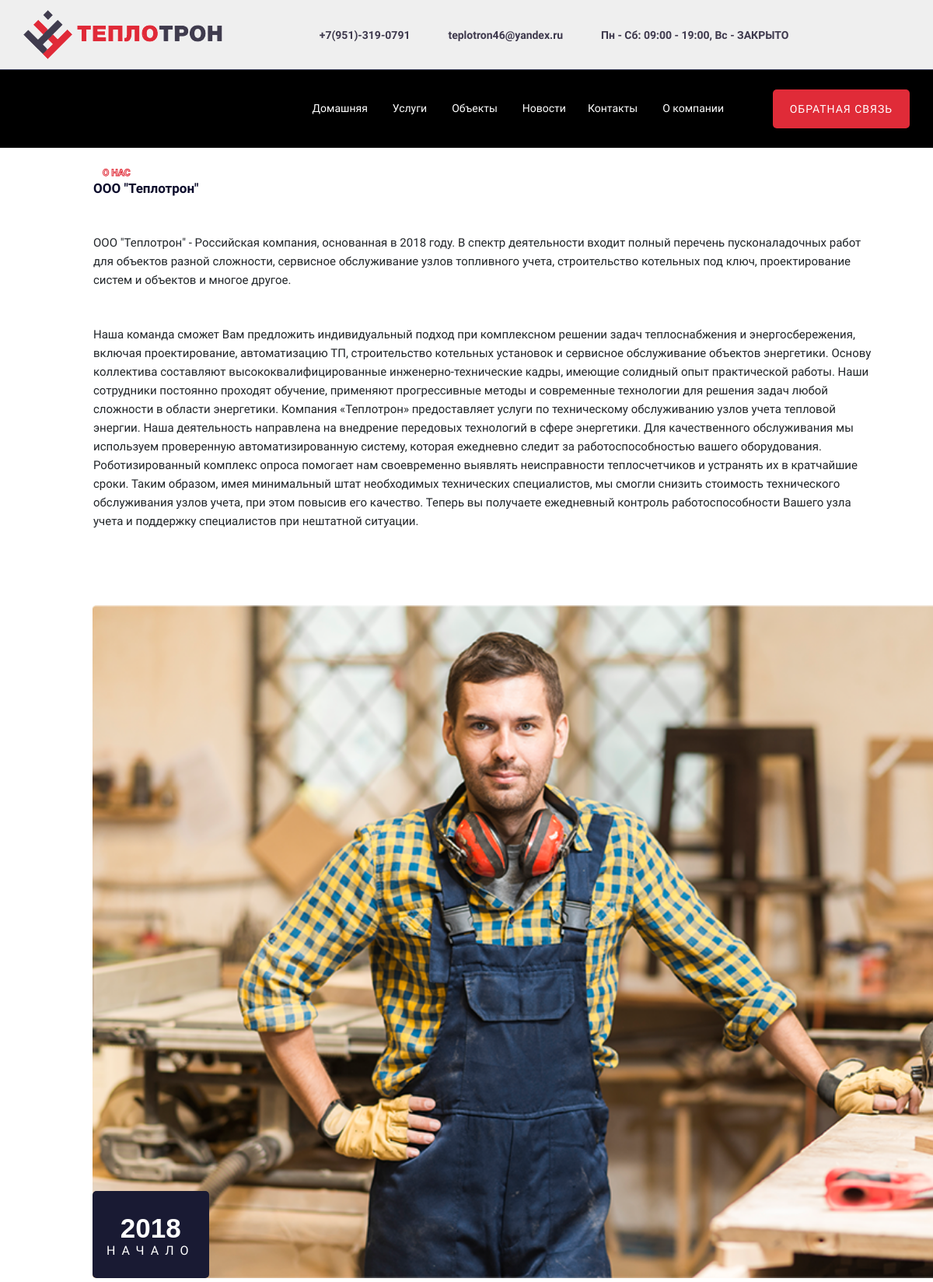
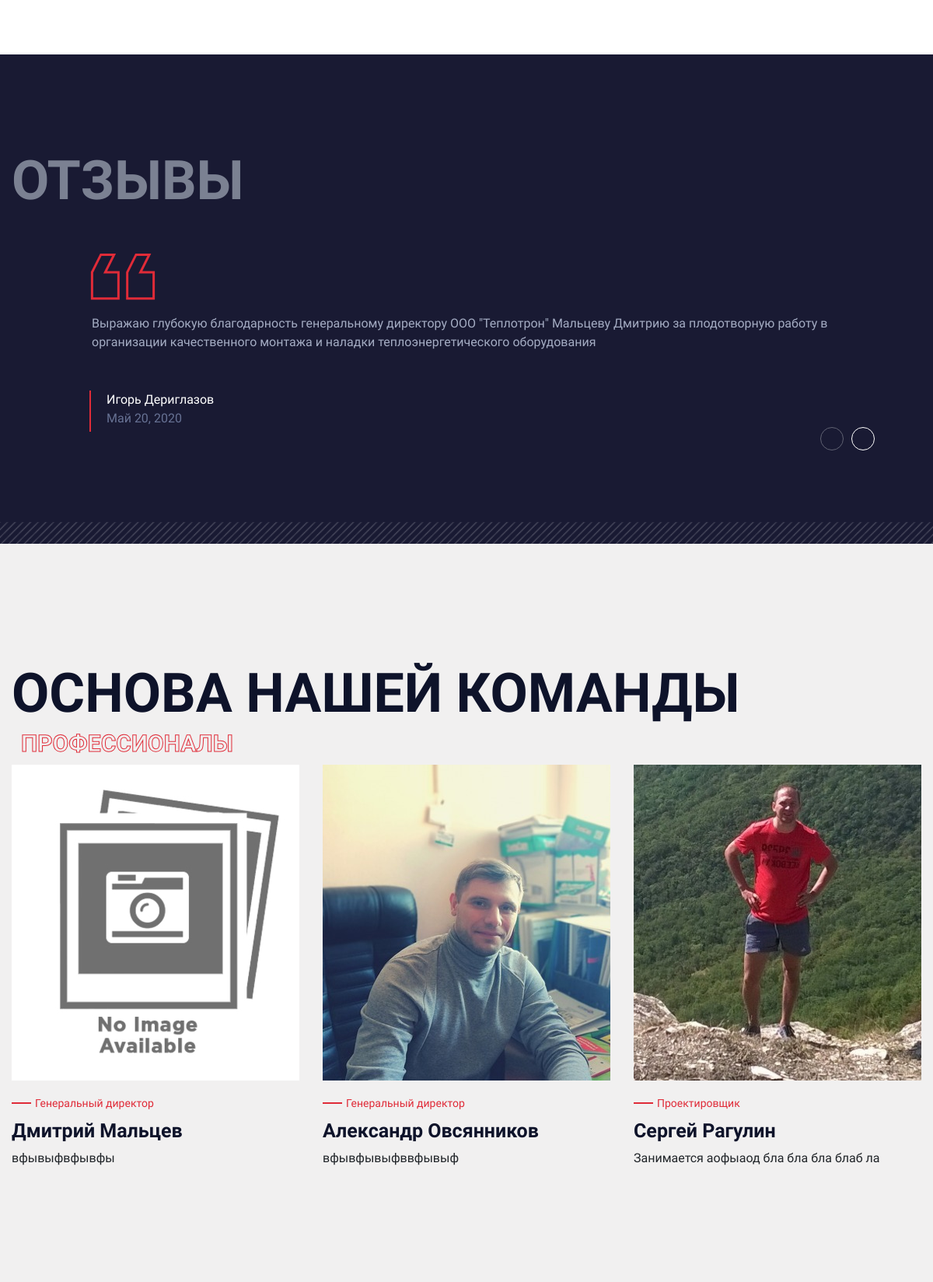
The app's page /about_us/ (upper part) with its own data (2 pictures, top to bottom).
### about_us/models.py (models this page shows, shortened)
class AboutUs(models.Model):
    name = models.CharField(blank=True, null=True, default=None, max_length=200, verbose_name='Название компании')
    tittle = models.TextField(max_length=512, blank=True, verbose_name='Заголовок "О компании"')
    image = models.ImageField(upload_to='about_us/%Y/%m/%d', blank=True, verbose_name='Фото')
    description = models.TextField(max_length=2056, blank=True, verbose_name='Описание компании')
    address = models.CharField(max_length=1024, blank=True, null=True, verbose_name='Адрес')
    email = models.EmailField(max_length=128, blank=True, null=True, default=None, verbose_name='Емейл')
    phone = models.CharField(max_length=128, blank=True, null=True, default=None, verbose_name='Номер тел.')
    schedule_start = models.TimeField(blank=True, null=True, verbose_name='Н. раб. дня (Пн - Пт)')
    schedule_end = models.TimeField(blank=True, null=True, verbose_name='К. раб. дня (Пн - Пт)')
    available = models.BooleanField(default=True, verbose_name='Актуальность')
    created = models.DateField(blank=True, null=True, default=timezone.now, verbose_name='Дата создания записи')
    updated = models.DateField(blank=True, null=True, default=timezone.now, verbose_name='Дата ред-ия записи')
    class Meta:
        ordering = ['created']
        verbose_name = 'О компании'
        verbose_name_plural = 'О компании'

### reviews/models.py (models this page shows, shortened)
class Comment(models.Model):
    first_name = models.CharField(max_length=32, blank=True, null=True, default=True, verbose_name='Имя')
    last_name = models.CharField(max_length=32, blank=True, null=True, verbose_name='Фамилия')
    message = models.TextField(max_length=2056, null=True, blank=True, default=None, verbose_name='Отзыв')
    image = models.ImageField(upload_to='reviews/%Y/%m/%d', blank=True,
                              verbose_name='Фото')
    available = models.BooleanField(default=True, verbose_name='Актуальность отзыва')
    created = models.DateTimeField(default=timezone.now, verbose_name='Дата создания отзыва')
    updated = models.DateTimeField(default=timezone.now, verbose_name='Дата редактирования отзыва')
    @property
    def Отзыв(self):
        return truncatechars(self.message, 150)
    class Meta:
        ordering = ['-created']
        verbose_name = 'Отзыв'
        verbose_name_plural = 'Отзывы'

### experts/models.py (models this page shows, shortened)
class Expert(models.Model):
    first_name = models.CharField(max_length=128, blank=True, null=True, default=None, verbose_name='Имя')
    last_name = models.CharField(max_length=128, blank=True, null=True, default=None, verbose_name='Фамилия')
    office = models.CharField(max_length=256, blank=True, null=True, default=None, verbose_name='Должность')
    position = models.IntegerField(default=None, blank=True, null=True,
                                   validators=[MinValueValidator(0), MaxValueValidator(20)], verbose_name='Позиция')
    email = models.EmailField(max_length=128, blank=True, null=True, default=None, verbose_name='Емейл')
    phone = models.CharField(max_length=64, blank=True, null=True, default=None, verbose_name='Номер тел.')
    dob = models.DateField(default=None, null=True, blank=True, verbose_name='Дата рожд-я')
    country = models.CharField(max_length=64, null=True, blank=True, default='Россия', verbose_name='Страна')
    town = models.CharField(max_length=64, blank=True, default='Курск', verbose_name='Город')
    image = models.ImageField(upload_to='experts/%Y/%m/%d', blank=True, verbose_name='Фото')
    description = models.TextField(max_length=512, null=True, blank=True, default=None,
                                   verbose_name='Описание деятельности')
    available = models.BooleanField(default=True, verbose_name='Актуальность')
    vk = models.URLField(max_length=1024, blank=True, default=None, null=None, verbose_name='Ссылка VK')
    instagram = models.URLField(max_length=1024, blank=True, default=None, null=None, verbose_name='Ссылка instagram')
    twitter = models.URLField(max_length=1024, blank=True, default=None, null=None, verbose_name='Ссылка twitter')
    facebook = models.URLField(max_length=1024, blank=True, default=None, null=None, verbose_name='Ссылка facebook')
    created = models.DateTimeField(default=timezone.now, verbose_name='Дата создания записи')
    updated = models.DateTimeField(default=timezone.now, verbose_name='Дата редактирования записи')
    class Meta:
        ordering = ['position']
        verbose_name = 'Персонал'
        verbose_name_plural = 'Персонал'

### about_us/views.py (the view)
# urls.py: path('', views.about, name='about_us'),
def about(request):
    services = Service.objects.filter(available=True)
    about_us = AboutUs.objects.filter(available=True)
    comments = Comment.objects.filter(available=True)
    reviews = Service.objects.filter(available=True)
    experts = Expert.objects.filter(available=True)
    return render(request, 'about_us/about_us.html', {'about_us': about_us,
                                                      'comments': comments,
                                                      'reviews': reviews,
                                                      'services': services,
                                                      'experts': experts,
                                                      })

### services/models.py (called while the page is built)
    def get_absolute_url(self):
        return reverse('home:service_detail', args=[self.id, self.slug])

### templates/about_us/about_us.html (shortened to what this page needs)
{% extends 'base.html' %}
{% load static %}
{% block content %}
    <main>
        <section class="support-company-area fix pb-75 pt-175">
            <div class="support-wrapper align-items-end">
                {% for a in about_us %}
                    <div class="left-content">
                        <div class="section-tittle section-tittle2 mb-55">
                            <span class="back-text">О нас</span>
                        </div>
                        <div class="support-caption">
                            <p class="pera-top">{{ a.name }}</p>
                            <p>{{ a.tittle }}</p>
                            <p>{{ a.description }}</p>
                        </div>
                    </div>
                    <div class="right-content">
                        <div class="right-img">
                            <img src="{% if a.image %}{{ a.image.url }}{% else %}
    {% static "working/img/team/no_image_available.jpg" %}{% endif %}" alt="">
                        </div>
                        <div class="support-img-cap text-center">
                            <span>2018</span>
                            <p>Начало</p>
                        </div>
                    </div>
                {% endfor %}
            </div>
        </section>
        <div class="testimonial-area t-bg testimonial-padding">
            <div class="container ">
                <div class="row">
                    <div class="col-xl-12">
                        <div class="section-tittle section-tittle6 mb-50">
                            <div class="front-text">
                                <h2 class="">Отзывы</h2>
                            </div>
                        </div>
                    </div>
                </div>
               <div class="row">
                    <div class="col-xl-10 col-lg-11 col-md-10 offset-xl-1">
                        <div class="h1-testimonial-active">
                            {% for c in comments %}
                                <div class="single-testimonial">
                                    <div class="testimonial-caption ">
                                        <div class="testimonial-top-cap">
                                            <p>{{ c.message }}</p>
                                        </div>
                                        <div class="testimonial-founder d-flex align-items-center">
                                            <div class="founder-text">
                                                <span>{{ c.first_name }} {{ c.last_name }}</span>
                                                <p>{{ c.created|date:"F j, Y" }}</p>
                                            </div>
                                        </div>
                                    </div>
                                </div>
                            {% endfor %}
                        </div>
                    </div>
               </div>
            </div>
        </div>
        <div class="team-area section-padding30">
            <div class="container">
                <div class="row">
                    <div class="col-xl-12">
                        <div class="section-tittle section-tittle5 mb-50">
                            <div class="front-text">
                                <h2 class="">Основа нашей команды</h2>
                            </div>
                            <span class="back-text">Профессионалы</span>
                        </div>
                    </div>
                </div>
                <div class="row">
                    {% for e in experts %}
                    <div class="col-xl-4 col-lg-4 col-md-6 col-sm-">
                        <div class="single-team mb-30">
                            <div class="team-img">
                                <img src="{% if e.image %}{{ e.image.url }}{% else %}{% static 'working/img/team/no_image_available.jpg' %}{% endif %}" alt="">
                            </div>
                            <div class="team-caption">
                                <span>{{ e.office }}</span>
                                <h3>{{ e.first_name }} {{ e.last_name }}</h3>
                                <p>{{ e.description }}</p>
                            </div>
                        </div>
                    </div>
                    {% endfor %}
                </div>
            </div>
        </div>
    </main>
{% endblock content %}

### templates/navbar/navbar.html (shortened to what this page needs)
{% load static %}
<header>
   <div class="header-area header-transparent">
        <div class="main-header ">
            <div class="header-top d-none d-lg-block">
               <div class="container-fluid">
                   <div class="col-xl-12">
                        <div class="row d-flex justify-content-between align-items-center">
                            <div class="header-info-left">
                                <a href="{% url 'home:home' %}" class="big-logo"><img src="{% static 'working/img/logo/main_logo_clear1.png' %}" alt=""></a>
                            </div>
                            <div class="header-info-left">
                                {% for a in about_us %}
                                    <ul>
                                        <li>{{ a.phone }}</li>
                                        <li>{{ a.email }}</li>
                                        <li>Пн - Сб: {{ a.schedule_start|time:'H:i' }} - {{ a.schedule_end|time:'H:i' }}, Вс - ЗАКРЫТО</li>
                                    </ul>
                                {% endfor %}
                            </div>
                            <div class="header-info-right">
                                <ul class="header-social">
                                    <li><a href="#"><i class="fab fa-vk"></i></a></li>
                                </ul>
                            </div>
                        </div>
                   </div>
               </div>
            </div>
           <div class="header-bottom  header-sticky">
                <div class="container-fluid">
                    <div class="row align-items-center">
                        <div class="col-xl-2 col-lg-2 col-md-1">
                        </div>
                        <div class="col-xl-8 col-lg-8 col-md-8">
                            <div class="main-menu f-right d-none d-lg-block">
                                <nav>
                                    <ul id="navigation">
                                        <li><a href="{% url 'home:home' %}">Домашняя</a></li>
                                        <li><a>Услуги</a>
                                        </li>
                                        <li><a href="{% url 'portfolio:portfolio_list' %}">Объекты</a></li>
                                        <li><a href="{% url 'news:news_list' %}">Новости</a>
                                        <li><a href="{% url 'about_us:contact' %}">Контакты</a></li>
                                        <li><a href="{% url 'about_us:about_us' %}">О компании</a></li>
                                    </ul>
                                </nav>
                            </div>
                        </div>
                        <div class="col-xl-2 col-lg-2 col-md-3">
                            <div class="header-right-btn f-right d-none d-lg-block">
                                <a href="{% url 'about_us:contact' %}" class="btn">Обратная связь</a>
                            </div>
                        </div>
                        <div class="col-12">
                        </div>
                    </div>
                </div>
           </div>
        </div>
   </div>
</header>

### records on screen
AboutUs: phone "+7(951)-319-0791", email "teplotron46@yandex.ru", schedule_start "09:00", schedule_end "19:00", name "ООО \"Теплотрон\"", tittle "ООО \"Теплотрон\" - Российская компания, основанная в 2018 году. В спектр деятельности входит полный перечень пусконаладочных работ для объектов разной сложности, сервисное обслуживание узлов топливного учета, строительство котельных под ключ, проектирование систем и объектов и многое другое.", description "Наша команда сможет Вам предложить индивидуальный подход при комплексном решении задач теплоснабжения и энергосбережения, включая проектирование, автоматизацию ТП, строительство котельных установок и сервисное обслуживание объектов энергетики. Основу коллектива составляют высококвалифицированные инженерно-технические кадры, имеющие солидный опыт практической работы. Наши сотрудники постоянно проходят обучение, применяют прогрессивные методы и современные технологии для решения задач любой сложности в области энергетики. Компания «Теплотрон» предоставляет услуги по техническому обслуживанию узлов учета тепловой энергии. Наша деятельность направлена на внедрение передовых технологий в сфере…", image (picture)
Comment: message "Выражаю глубокую благодарность генеральному директору ООО \"Теплотрон\" Мальцеву Дмитрию за плодотворную работу в организации качественного монтажа и наладки теплоэнергетического оборудования", first_name "Игорь", last_name "Дериглазов", created "Май 20, 2020"
Expert: office "Генеральный директор", first_name "Дмитрий", last_name "Мальцев", description "вфывыфвфывфы"
Expert: image (picture), office "Генеральный директор", first_name "Александр", last_name "Овсянников", description "вфывфывыфввфывыф"
Expert: image (picture), office "Проектировщик", first_name "Сергей", last_name "Рагулин", description "Занимается аофыаод бла бла бла блаб ла"
